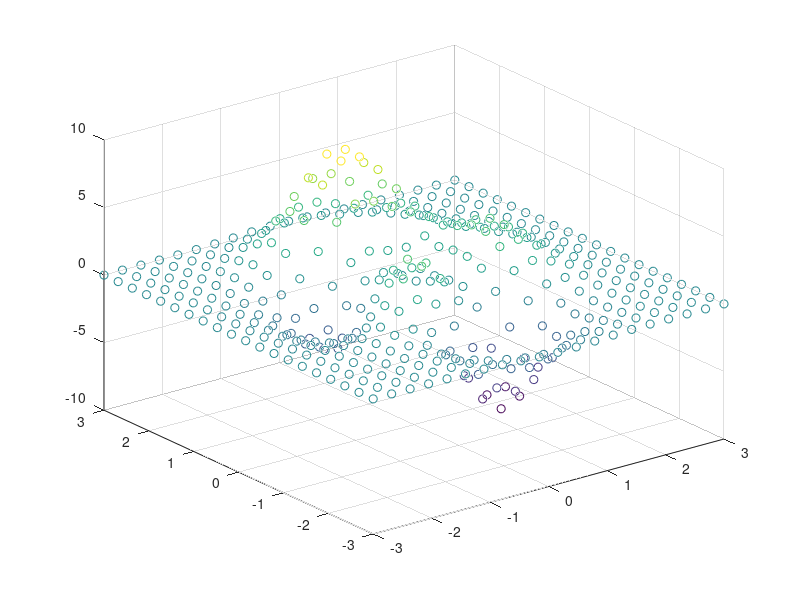

Reproduce this figure in MATLAB.
#! /usr/bin/octave -qf
# Author : Kamaraju S. Kusumanchi
# Email  : kamaraju at gmail dot com
# Date (last modified) : Sun Oct 19 00:04:47 EDT 2014


[x, y, z] = peaks (20);
scatter3 (x(:), y(:), z(:), [], z(:));

# usage:
# rajulocal@hogwarts:~/sampleusage/octave$ octave -qf
# octave:1> source ("using_scatter3.m");
